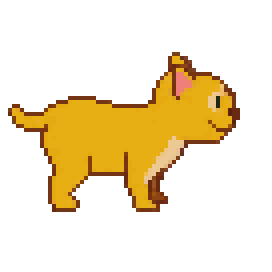
#> input picture cute_orange_cat/rotations/east.png, 68 x 68 px, found by its file name (shown 4 times larger); its folder holds only this picture in this run
$ python generate_sprites.py
#> lines starting #> are read from the running program, lines starting #| are printed output that depends on the picture
#!/usr/bin/env python3
"""Generate new cat animation sprites for CATAI-Linux.
Strategy: use existing rotation sprites as pixel-perfect bases,
add props/effects on top or erase+redraw only specific body parts.
Run from project root: python3 scripts/generate_sprites.py
"""
import os
import math
from PIL import Image, ImageDraw

ROOT = os.path.join(os.path.dirname(__file__), "..")
SPRITES = os.path.join(ROOT, "catai_linux", "cute_orange_cat")
ANIM_DIR = os.path.join(SPRITES, "animations")
ROT_DIR  = os.path.join(SPRITES, "rotations")

# ── Palette (sampled from existing sprites) ───────────────────────────────────
OR   = (232, 175,  20, 255)   # main orange
OR_D = (120,  60,  12, 255)   # dark orange shadow
OR_L = (248, 210,  90, 255)   # light orange
BK   = ( 30,  23,   9, 255)   # near-black
PK   = (241, 127, 121, 255)   # pink
GY   = (165, 162, 158, 255)   # grey (mouse)
GY_D = ( 95,  92,  88, 255)   # dark grey
RD   = (205,  42,  32, 255)   # red (ball)
RD_D = (145,  18,  12, 255)   # dark red
YL   = (255, 215,  20, 255)   # yellow (pee)
BR   = (115,  68,  28, 255)   # brown (tree bark, poop)
BR_D = ( 68,  38,  10, 255)   # dark brown
GR   = ( 65, 145,  42, 255)   # green (leaves)
GR_D = ( 42,  98,  24, 255)   # dark green
BU   = ( 90,  75, 195, 255)   # blue-purple (butterfly)
BU_L = (160, 145, 255, 255)   # light butterfly
EMPTY = (0, 0, 0, 0)
W, H = 68, 68


def load_rot(direction):
#> called with direction = 'east'
    return Image.open(os.path.join(ROT_DIR, f"{direction}.png")).convert("RGBA")
#> returned value is the input picture: PIL image 68x68 RGBA; mean R, G, B, A 50.1, 36, 6.6, 61.4


def load_anim_frame(anim, direction, idx):
    path = os.path.join(ANIM_DIR, anim, direction, f"frame_{idx:03d}.png")
    return Image.open(path).convert("RGBA")


def new_frame():
    return Image.new("RGBA", (W, H), EMPTY)


# [6 lines left out: function erase_region, not called in this run]


def draw_ellipse(img, cx, cy, rx, ry, color):
    d = ImageDraw.Draw(img)
    d.ellipse([cx - rx, cy - ry, cx + rx, cy + ry], fill=color)


def draw_line(img, x0, y0, x1, y1, color, width=2):
    d = ImageDraw.Draw(img)
    d.line([x0, y0, x1, y1], fill=color, width=width)


def draw_rect(img, x0, y0, x1, y1, color):
    d = ImageDraw.Draw(img)
    d.rectangle([x0, y0, x1, y1], fill=color)


def save_frames(frames, anim_name, direction="south"):
    out = os.path.join(ANIM_DIR, anim_name, direction)
    os.makedirs(out, exist_ok=True)
    for i, f in enumerate(frames):
        f.save(os.path.join(out, f"frame_{i:03d}.png"))
    print(f"  ✓ {anim_name}/{direction}: {len(frames)} frames")


def mirror_west(east_frames, anim_name):
    west = [f.transpose(Image.FLIP_LEFT_RIGHT) for f in east_frames]
    save_frames(west, anim_name, "west")


# ── Props ─────────────────────────────────────────────────────────────────────

def draw_mouse(img, mx, my):
    """Tiny grey mouse facing right."""
    draw_ellipse(img, mx,   my,   5, 4, GY)        # body
    draw_ellipse(img, mx+5, my-2, 4, 4, GY)        # head
    img.putpixel((mx+8, my-3), BK)                 # eye
    img.putpixel((mx+10, my-1), PK)                # nose
    draw_ellipse(img, mx+3, my-5, 2, 2, GY)        # ear1
    draw_ellipse(img, mx+6, my-6, 2, 2, GY)        # ear2
    draw_ellipse(img, mx+3, my-5, 1, 1, PK)        # inner ear
    draw_ellipse(img, mx+6, my-6, 1, 1, PK)
    d = ImageDraw.Draw(img)
    d.arc([mx-9, my-2, mx-1, my+6], start=0, end=160, fill=GY_D, width=2)  # tail


# [48 lines left out: functions draw_yarn_ball, draw_butterfly, draw_tree_bg, draw_tree_fg, not called in this run]


# ── CHASING MOUSE (6 frames, east + west) ────────────────────────────────────

def gen_chasing_mouse():
    print("Generating: chasing-mouse")
    base_e = load_rot("east")
    frames = []
    for i in range(6):
        tilt = -8 - (i % 2) * 3   # lean forward
        frame = new_frame()
        tilted = base_e.rotate(tilt, resample=Image.BICUBIC,
                                center=(44, 34), expand=False)
        frame.paste(tilted, (0, 0), tilted)
        mx = 48 + (i % 2) * 2
        draw_mouse(frame, mx, 40)
        if i % 2 == 0:
            for dx, dy in [(2, 2), (4, 4), (6, 3)]:
                draw_ellipse(frame, mx - 4 + dx, 36 + dy, 1, 1,
                             (180, 120, 10, 160))
        frames.append(frame)
#> this loop made 6 passes
#> pass 1, in gen_chasing_mouse, `tilted = base_e.rotate(tilt, resample=Image.BICUBIC, center=(44, 34), ..`:
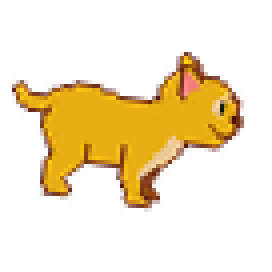
#> tilted: PIL image 68x68 RGBA (shown 4 times larger); mean R, G, B, A 52.9, 36.8, 6.9, 61.4; transparent parts drawn white
#> pass 2, in gen_chasing_mouse, `tilted = base_e.rotate(tilt, resample=Image.BICUBIC, center=(44, 34), ..`:
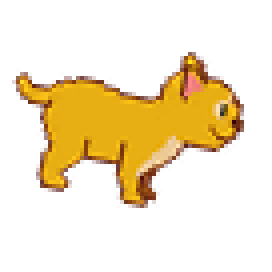
#> tilted: PIL image 68x68 RGBA (shown 4 times larger); mean R, G, B, A 52.8, 36.7, 6.9, 61.4; transparent parts drawn white
#> after the loop:
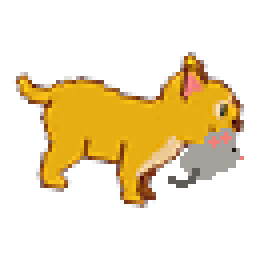
#> frame: PIL image 68x68 RGBA (shown 4 times larger); mean R, G, B, A 53.9, 39.8, 10.9, 65.8; transparent parts drawn white
#> after the loop, frames = 6 items
    save_frames(frames, "chasing-mouse", "east")
#> the loop in save_frames, `for i, f in enumerate(frames):` made 6 passes
#> pass 1, in save_frames, `f.save(os.path.join(out, f"frame_{i:03d}.png"))`:
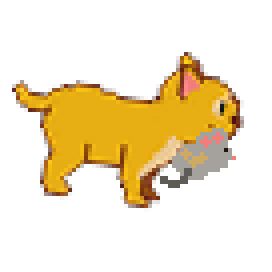
#> saved as frame_000.png: PIL image 68x68 RGBA (shown 4 times larger); mean R, G, B, A 53.9, 39.6, 10.4, 65.4; transparent parts drawn white
#|   ✓ chasing-mouse/east: 6 frames
    mirror_west(frames, "chasing-mouse")
#> the loop in save_frames (call 2), `for i, f in enumerate(frames):` made 6 passes
#> pass 1, in save_frames (call 2), `f.save(os.path.join(out, f"frame_{i:03d}.png"))`:
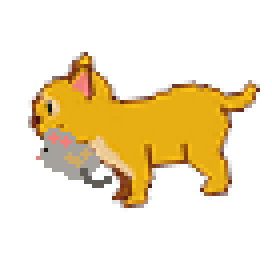
#> saved as frame_000.png: PIL image 68x68 RGBA (shown 4 times larger); mean R, G, B, A 53.9, 39.6, 10.4, 65.4; transparent parts drawn white
#> pass 2, in save_frames (call 2), `f.save(os.path.join(out, f"frame_{i:03d}.png"))`:
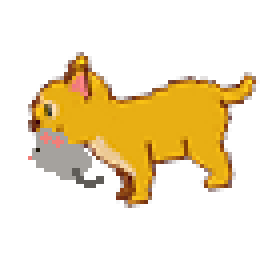
#> saved as frame_001.png: PIL image 68x68 RGBA (shown 4 times larger); mean R, G, B, A 53.9, 39.8, 10.9, 65.8; transparent parts drawn white
#|   ✓ chasing-mouse/west: 6 frames


# ── PLAYING BALL (8 frames, south) — angry/south base, ball drawn at canvas level
# The red ball is NOT baked into the PNG — it is drawn in _canvas_draw so it
# keeps its colour regardless of the cat tint (grey cat, etc.).

def gen_playing_ball():
    print("Generating: playing-ball")
    frames = []
    for i in range(8):
        base = load_anim_frame("angry", "south", i)
        frame = new_frame()
        frame.paste(base, (0, 0), base)
        frames.append(frame)
    save_frames(frames, "playing-ball")


# ── BUTTERFLY (8 frames, south) ───────────────────────────────────────────────
# The butterfly itself is NOT baked into the PNG — drawn at canvas level so it
# keeps its blue colour regardless of the cat tint.

# [109 lines left out: functions gen_butterfly, gen_scratching_tree, gen_peeing, gen_pooping, not called in this run]


# ── Run all ───────────────────────────────────────────────────────────────────

if __name__ == "__main__":
    print("Generating new cat animations (sprite-based)...\n")
    gen_chasing_mouse()
#> (the run stopped early here; a loop or call above may not have finished)
